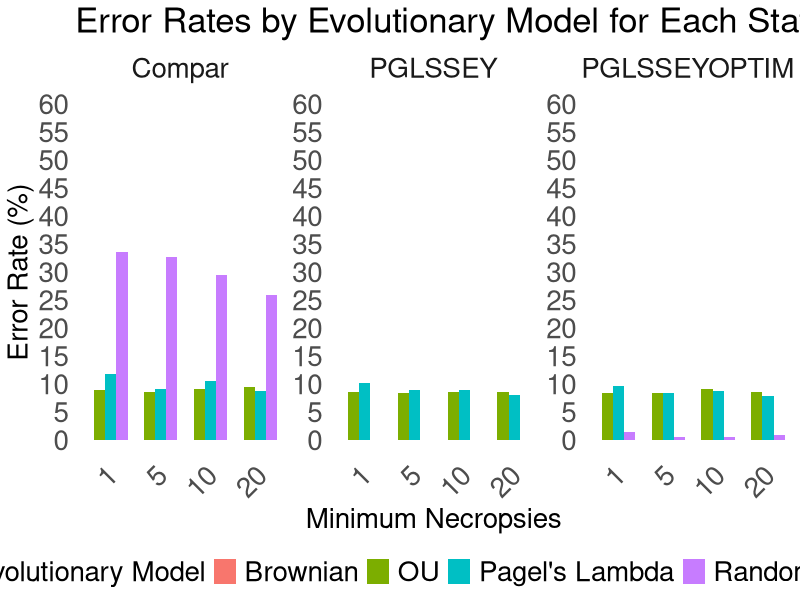
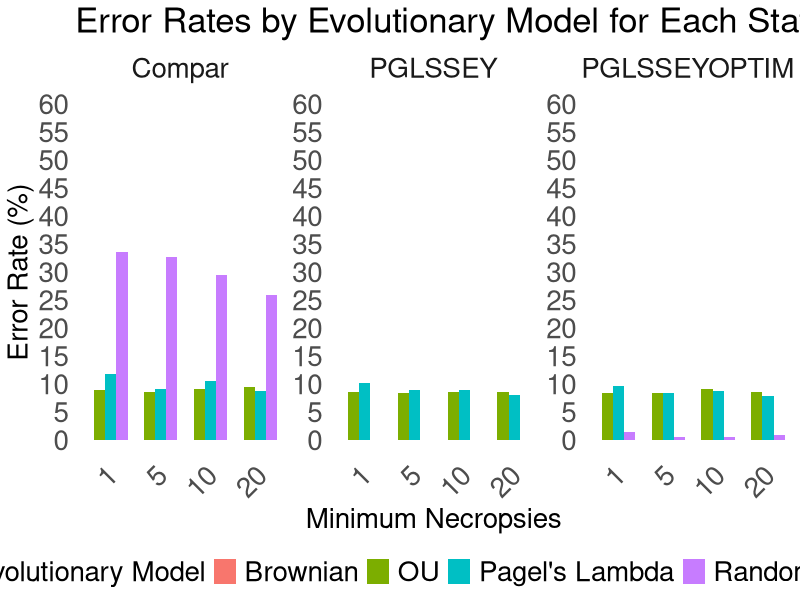

These figures' R source, in order:
# Load necessary libraries
library(dplyr)
library(ggplot2)
library(cowplot)

# Read in CSV files for each evolutionary model
resultsOU <- read.csv("./pglsLambdaSimResultsOU123.csv")
resultsBrown <- read.csv("./pglsLambdaSimResultsBrown123.csv")
resultsWhite <- read.csv("pglsLambdaSimResultsWhite123.csv")
resultsPagel <- read.csv("./pglsLambdaSimResultsPagel123.csv")

# Combine datasets and add evolutionary model information as a column
resultsOU$evo_model <- "OU"
resultsBrown$evo_model <- "Brownian"
resultsWhite$evo_model <- "Random Noise"
resultsPagel$evo_model <- "Pagel's Lambda"

# Combine all data into one dataframe
all_results <- bind_rows(resultsOU, resultsBrown, resultsWhite, resultsPagel)

# Adding error type category based on `simslope` and `pval` conditions
all_results <- all_results %>%
  mutate(error_type = case_when(
    simslope != 0 & pval > 0.05 ~ "False Negative",
    simslope == 0 & pval < 0.05 ~ "False Positive",
    TRUE ~ "Correct"
  ))

# Calculate error rates by `min`, `model`, and `evo_model`
error_rates <- all_results %>%
  group_by(min, model, evo_model) %>%
  mutate(total = n()) %>%
  group_by(min, model, evo_model, error_type) %>%
  summarise(count = n(), total = first(total), .groups = 'drop') %>%
  ungroup() %>%
  mutate(rate = count / total)

error_rate_false<-filter(error_rates, error_type != "Correct")

write.csv(error_rate_false, "error_rate_false150.csv")

# Filter for False Negative and False Positive rates
filtered_rates <- error_rates %>%
  filter(error_type %in% c("False Negative", "False Positive")) %>%
  mutate(percent = rate * 100)

# Filter for False Negative and False Positive rates and calculate average error rate by model
average_error_rate_by_model <- error_rates %>%
  filter(error_type %in% c("False Negative", "False Positive")) %>%
  group_by(model) %>%
  summarise(avg_rate = sum(rate) / 16, .groups = 'drop') %>%  # Divide by 4 to account for the four model types
  mutate(percent = avg_rate * 100)

# Expand the data to include all combinations of min, model, evo_model, and error_type
expanded_rates <- expand.grid(
  min = unique(filtered_rates$min),
  model = unique(filtered_rates$model),
  evo_model = unique(filtered_rates$evo_model),
  error_type = c("False Negative", "False Positive")
)

# Filter expanded_rates to keep only valid combinations
expanded_rates <- expanded_rates %>%
  filter(
    (evo_model %in% c("Brownian", "OU", "Pagel's Lambda") & error_type == "False Negative") |
      (evo_model == "Random Noise" & error_type == "False Positive")
  )


brownian_zero_error <- expand.grid(
  min = unique(filtered_rates$min),
  model = unique(filtered_rates$model),
  evo_model = "Brownian",
  error_type = "False Negative"
) %>%
  mutate(percent = 0)

# Merge with the existing filtered_rates data
filtered_rates_with_gaps <- expanded_rates %>%
  left_join(filtered_rates, by = c("min", "model", "evo_model", "error_type")) %>%
  mutate(percent = ifelse(is.na(percent), 0, percent))

filtered_rates_with_gaps <- filtered_rates_with_gaps %>%
  bind_rows(brownian_zero_error)

# Plot with gaps and specific error type rules
ggplot(filtered_rates_with_gaps, aes(x = as.factor(min), y = percent, fill = evo_model)) +
  geom_bar(stat = "identity", position = position_dodge(width = 0.9), aes(group = interaction(evo_model, error_type))) +
  facet_wrap(~model, scales = "free_y") +
  labs(
    title = "Error Rates by Evolutionary Model for Each Statistical Model 150 Species",
    x = "Minimum Necropsies",
    y = "Error Rate (%)",
    fill = "Evolutionary Model"
  ) +
  theme_minimal() +
  theme(
    axis.text.x = element_text(angle = 45, hjust = 1),
    legend.position = "bottom",
    panel.grid = element_blank(),
    plot.title = element_text(size = 25),         # Increase title text size
    axis.title.x = element_text(size = 20),       # Increase x-axis label text size
    axis.title.y = element_text(size = 20),       # Increase y-axis label text size
    axis.text = element_text(size = 20),          # Increase tick text size
    strip.text = element_text(size = 20),         # Increase facet label text size
    legend.text = element_text(size = 20),        # Increase legend text size
    legend.title = element_text(size = 20)        # Increase legend title text size
  ) +
  scale_y_continuous(limits = c(0, 60), breaks = seq(0, 60, by = 5))

ggsave(file = "error150Species.pdf", width = 13, height = 10)